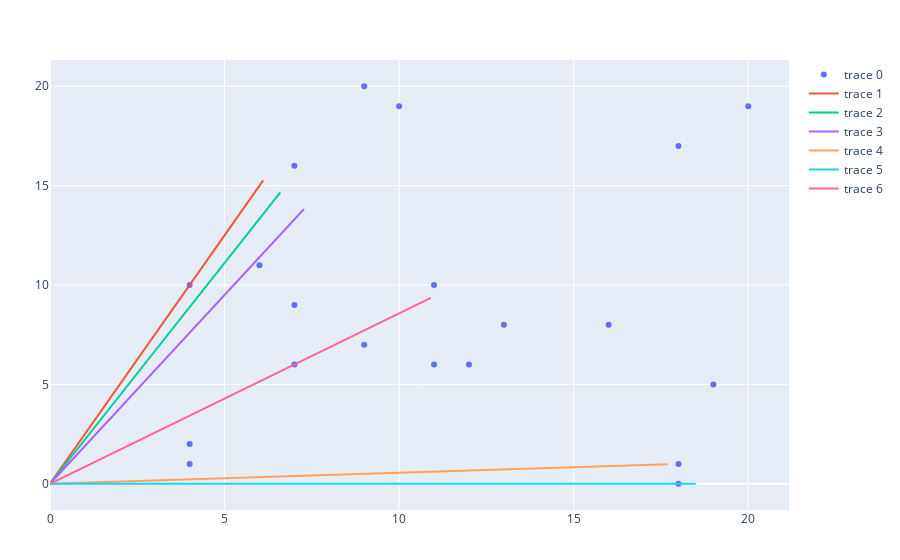

Notebook cell for this chart:
### Code cell
FinalConicHull(m1)

### Figure 1 — Plotly figure (JSON) as saved in the notebook; plotly's stock layout.template omitted (floating-point values rounded to 4 significant figures)
{"data": [{"mode": "markers", "type": "scatter", "x": [20, 4, 11, 18, 9, 11, 9, 19, 12, 4, 7, 7, 16, 7, 18, 18, 13, 4, 10, 6], "y": [19, 2, 10, 1, 7, 6, 20, 5, 6, 10, 9, 6, 8, 16, 0, 17, 8, 1, 19, 11]}, {"mode": "lines", "type": "scatter", "x": [6.106, 0], "y": [15.26, 0]}, {"mode": "lines", "type": "scatter", "x": [6.597, 0], "y": [14.66, 0]}, {"mode": "lines", "type": "scatter", "x": [7.276, 0], "y": [13.82, 0]}, {"mode": "lines", "type": "scatter", "x": [17.7, 0], "y": [0.9832, 0]}, {"mode": "lines", "type": "scatter", "x": [18.5, 0], "y": [0, 0]}, {"mode": "lines", "type": "scatter", "x": [10.91, 0], "y": [9.349, 0]}], "layout": {"margin": {"b": 50, "l": 50, "r": 50, "t": 60}}}
